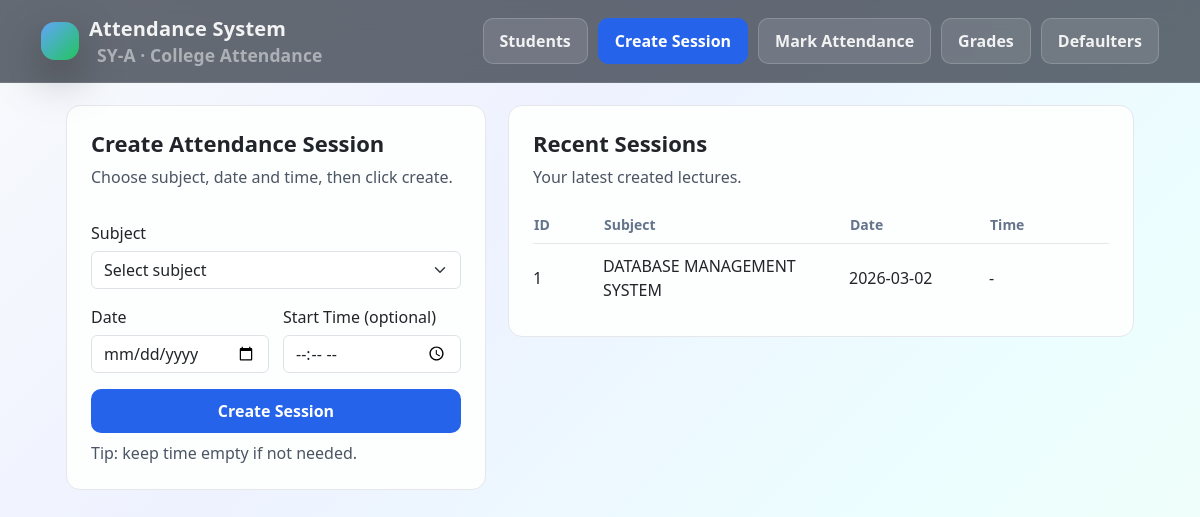
/create-session, run on an earlier commit of the app's database.
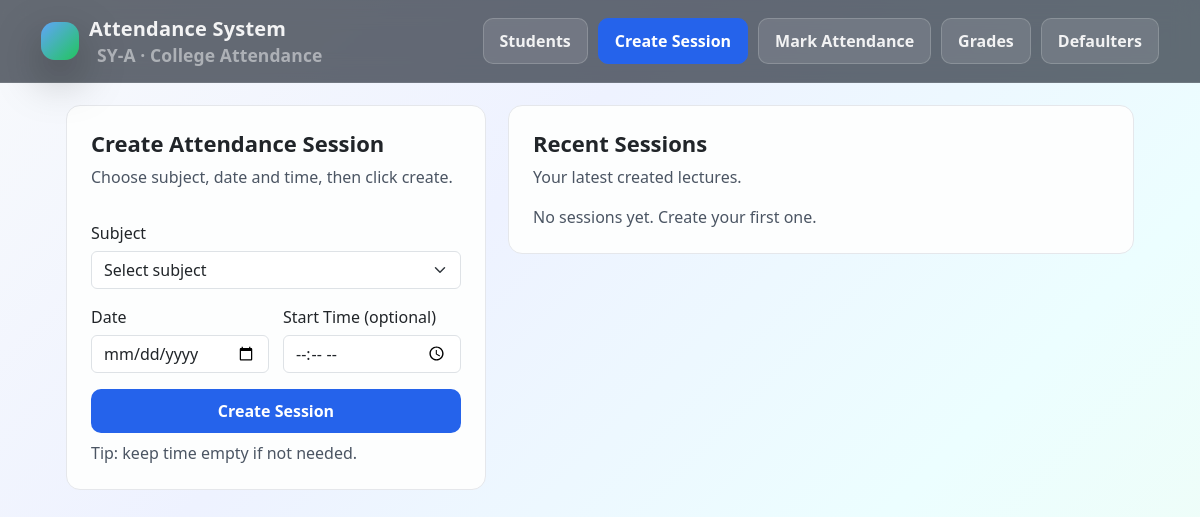
And on a later commit of the database.
### tables this page shows
CREATE TABLE attendance_sessions (
      session_id INTEGER PRIMARY KEY AUTOINCREMENT,
      class_subject_id INTEGER NOT NULL,
      session_date TEXT NOT NULL,
      start_time TEXT,
      FOREIGN KEY (class_subject_id) REFERENCES class_subjects(class_subject_id)
    );

CREATE TABLE subjects (
      subject_id INTEGER PRIMARY KEY AUTOINCREMENT,
      subject_code TEXT NOT NULL UNIQUE,
      subject_name TEXT NOT NULL
    );

### app.py (the view, shortened to what this page needs)
@app.route("/create-session", methods=["GET", "POST"])
def create_session():
    conn = get_conn()
    cur = conn.cursor()
    cur.execute(
        """
        SELECT cs.class_subject_id, s.subject_code, s.subject_name, t.teacher_name
        FROM class_subjects cs
        JOIN subjects s ON s.subject_id = cs.subject_id
        JOIN teachers t ON t.teacher_id = cs.teacher_id
        ORDER BY s.subject_code
        """
    )
    class_subjects = cur.fetchall()
    cur.execute(
        """
        SELECT ses.session_id, ses.session_date, ses.start_time, s.subject_name
        FROM attendance_sessions ses
        JOIN class_subjects cs ON cs.class_subject_id = ses.class_subject_id
        JOIN subjects s ON s.subject_id = cs.subject_id
        ORDER BY ses.session_id DESC
        LIMIT 10
        """
    )
    recent = cur.fetchall()
    conn.close()
    return render_template("create_session.html", class_subjects=class_subjects, recent=recent)

### db.py (called while the page is built)
def get_conn():
    con = sqlite3.connect("college_attendance.db")
    con.row_factory = sqlite3.Row
    return con

### templates/create_session.html (shortened to what this page needs)
{% extends "base.html" %}
{% block content %}
<div class="grid-2">
  <div class="card">
    <h2>Create Attendance Session</h2>
    <p class="muted">Choose subject, date and time, then click create.</p>
    <form method="POST" class="mt-3">
      <label>Subject</label>
      <select name="class_subject_id" class="form-select" required>
        <option value="" selected disabled>Select subject</option>
      </select>
      <div class="grid-2-sm mt-3">
        <div>
          <label>Date</label>
          <input type="date" name="session_date" class="form-control" required>
        </div>
        <div>
          <label>Start Time (optional)</label>
          <input type="time" name="start_time" class="form-control">
        </div>
      </div>
      <button type="submit" class="btn-primary w-100 mt-3">Create Session</button>
      <p class="muted mt-2" style="margin-bottom:0;">Tip: keep time empty if not needed.</p>
    </form>
  </div>
  <div class="card">
    <h2>Recent Sessions</h2>
    <p class="muted">Your latest created lectures.</p>
    {% if recent and recent|length > 0 %}
      <table class="mt-2">
        <thead>
          <tr>
            <th style="width:70px;">ID</th>
            <th>Subject</th>
            <th style="width:140px;">Date</th>
            <th style="width:120px;">Time</th>
          </tr>
        </thead>
        <tbody>
          {% for row in recent %}
            <tr>
              <td>{{ row.session_id }}</td>
              <td>{{ row.subject_name }}</td>
              <td>{{ row.session_date }}</td>
              <td>{{ row.start_time if row.start_time else "-" }}</td>
            </tr>
          {% endfor %}
        </tbody>
      </table>
    {% else %}
      <p class="muted" style="margin:0;">No sessions yet. Create your first one.</p>
    {% endif %}
  </div>
</div>
{% endblock %}

### templates/base.html (shortened to what this page needs)
<!doctype html>
<html lang="en">
  <head>
    <link href="https://cdn.jsdelivr.net/npm/bootstrap@5.3.3/dist/css/bootstrap.min.css" rel="stylesheet" />
    <link rel="stylesheet" href="{{ url_for('static', filename='css/style.css') }}" />
  </head>
  <body>
    <nav class="topnav">
      <div class="nav-inner">
        <a class="brand" href="/">
          <span class="brand-badge"></span>
          <div>
            Attendance System
            <small>SY-A · College Attendance</small>
          </div>
        </a>
        <div class="nav-actions">
          <a href="/students" class="pill {% if request.path == '/students' %}active{% endif %}">Students</a>
          <a href="/create-session" class="pill {% if request.path == '/create-session' %}active{% endif %}">Create Session</a>
          <a href="/mark-attendance" class="pill {% if request.path == '/mark-attendance' %}active{% endif %}">Mark Attendance</a>
          <a href="/grades" class="pill {% if request.path == '/grades' %}active{% endif %}">Grades</a>
          <a href="/defaulters" class="pill {% if request.path == '/defaulters' %}active{% endif %}">Defaulters</a>
        </div>
      </div>
    </nav>
    <div class="page-wrap">
      {% block content %}{% endblock %}
    </div>
  </body>
</html>

### static/css/style.css (style rules this page uses)
body { margin: 0; font-family: "Segoe UI", system-ui, -apple-system, sans-serif; background: linear-gradient(180deg, #eef2f7 0%, #f8fafc 100%); color: #1f2937; }
.brand { color: #ffffff; font-size: 20px; font-weight: 700; }
.brand small { font-weight: 400; opacity: 0.7; margin-left: 8px; }
.page-wrap { max-width: 1100px; margin: 40px auto; padding: 0 20px; }
.card { background: #fdfefe; border-radius: 14px; padding: 24px; margin-bottom: 24px; border: 1px solid #e5e7eb; }
.card h2 { margin-top: 0; font-size: 22px; font-weight: 700; }
.card p { color: #4b5563; }
input, select { width: 100%; padding: 10px 12px; margin-top: 6px; border-radius: 8px; border: 1px solid #cbd5f5; }
button { background: #2563eb; color: white; border: none; padding: 10px 18px; border-radius: 10px; font-weight: 600; cursor: pointer; }
.grid-2 { display: grid; grid-template-columns: 420px 1fr; gap: 22px; align-items: start; }
.grid-2-sm { display:grid; grid-template-columns: 1fr 1fr; gap: 14px; }
.w-100 { width:100%; }

### templates/base.html (style rules this page uses)
:root { --text: rgba(255,255,255,0.92); --muted: rgba(255,255,255,0.68); }
body { background: linear-gradient( 135deg, #f8fafc 0%, #eef2ff 35%, #ecfeff 70%, #f0fdf4 100% ); min-height: 100vh; color: #0f172a; }
.topnav { position: sticky; top: 0; z-index: 100; background: rgba(10,18,32,0.62); backdrop-filter: blur(12px); border-bottom: 1px solid rgba(255,255,255,0.10); }
.nav-inner { max-width: 1150px; margin: 0 auto; padding: 14px 16px; display:flex; align-items:center; justify-content:space-between; gap: 12px; }
.brand { display:flex; align-items:center; gap: 10px; font-weight: 900; letter-spacing: 0.2px; color: var(--text); text-decoration: none; }
.brand-badge { width: 38px; height: 38px; border-radius: 14px; background: linear-gradient(135deg, #60a5fa 0%, #22c55e 100%); box-shadow: 0 18px 45px rgba(0,0,0,0.35); }
.brand small { display:block; margin-top: -2px; font-weight: 700; color: var(--muted); letter-spacing: 0.1px; }
.nav-actions { display:flex; gap: 10px; flex-wrap: wrap; justify-content: flex-end; }
.pill { padding: 10px 16px; border-radius: 10px; border: 1px solid rgba(255,255,255,0.18); background: rgba(255,255,255,0.10); color: rgba(255,255,255,0.90); font-weight: 600; text-decoration: none; }
.pill.active { background: #2563eb; color: white; border-color: #2563eb; }
.page-wrap { max-width: 1100px; margin: 0 auto; padding: 22px 16px; }

What changed in the data, as far as the page shows it:
removed attendance_sessions: session_id "1", subject_name "DATABASE MANAGEMENT SYSTEM", session_date "2026-03-02", start_time "-"
Also different on the page:
text no longer shown: "ID Subject Date Time"
text now shown: "No sessions yet. Create your first one."
